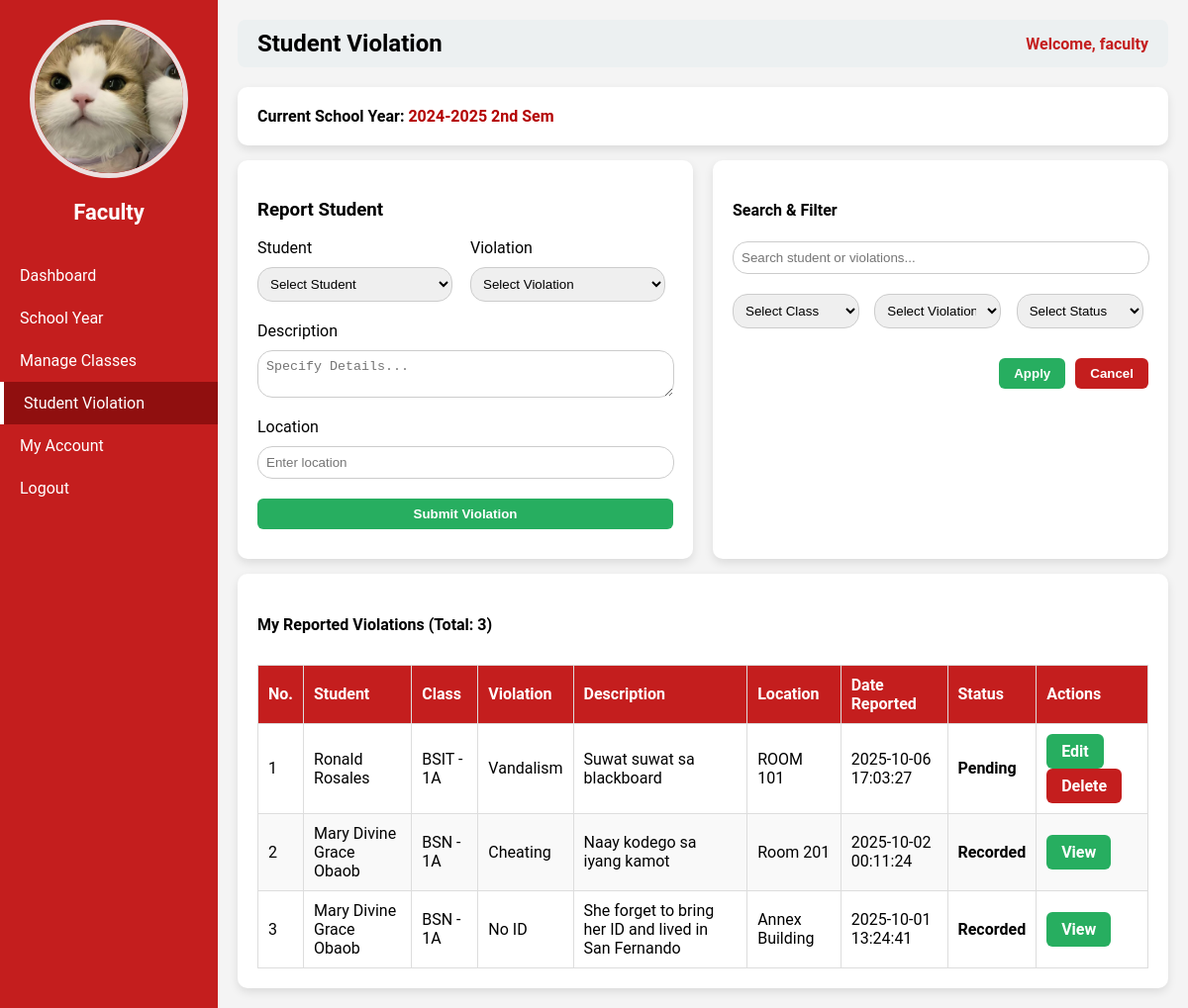
/faculty.php?page=student_violation (signed in), run on an earlier commit of the app's database.
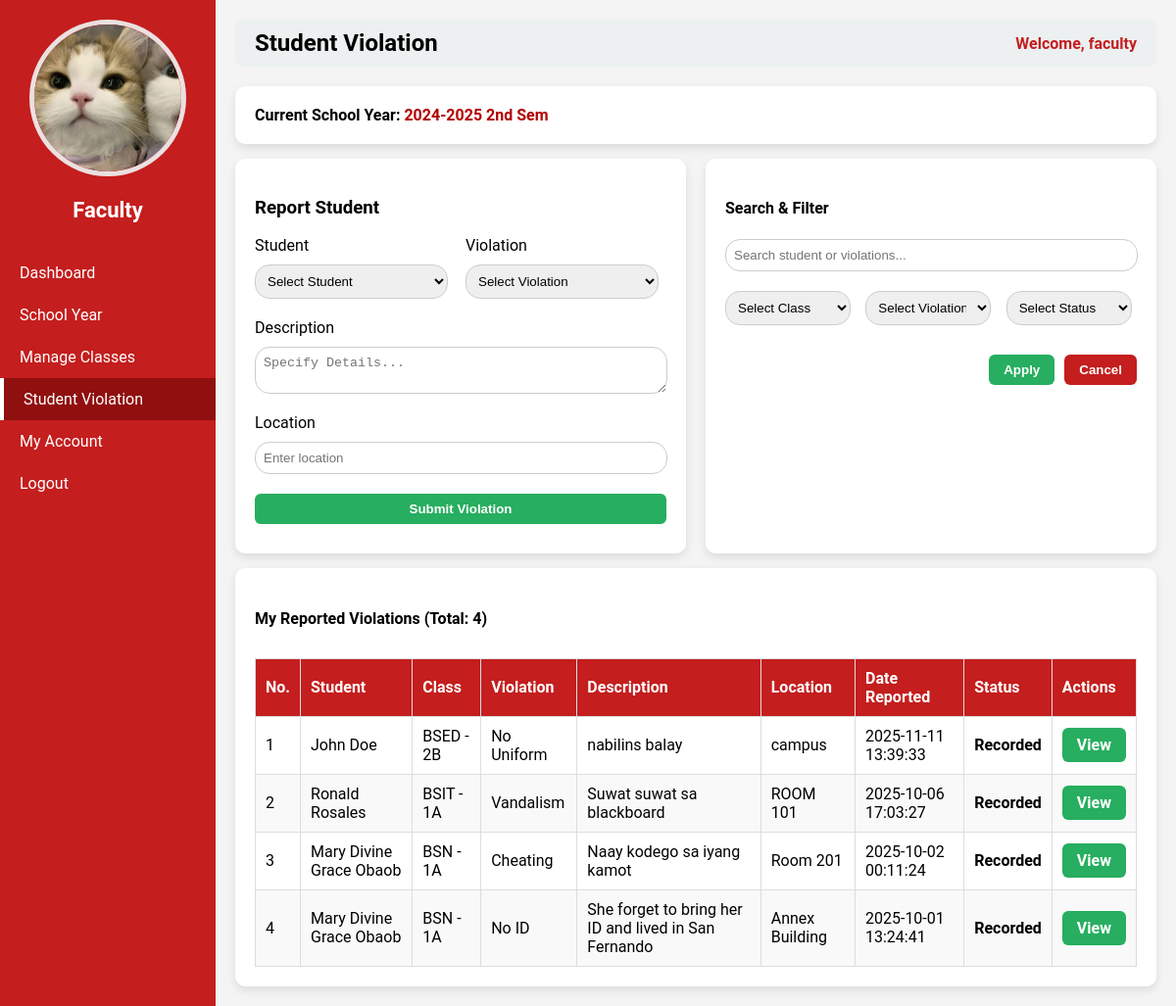
And on a later commit of the database.
### tables this page shows
CREATE TABLE `users` (
  `id` int(11) NOT NULL,
  `username` varchar(50) NOT NULL,
  `password` varchar(255) NOT NULL,
  `role` varchar(50) NOT NULL,
  `email` varchar(255) NOT NULL,
  `contact` varchar(50) NOT NULL,
  `status` varchar(50) NOT NULL,
  `img` varchar(255) NOT NULL
);

CREATE TABLE `school_years` (
  `id` int(11) NOT NULL,
  `school_year` varchar(50) NOT NULL,
  `is_current` tinyint(1) DEFAULT 0
);

CREATE TABLE `student_violations` (
  `id` int(11) NOT NULL,
  `student_id` int(11) NOT NULL,
  `violation_id` int(11) NOT NULL,
  `description` text NOT NULL,
  `location` varchar(50) NOT NULL,
  `date_time` datetime NOT NULL DEFAULT current_timestamp(),
  `status` varchar(50) NOT NULL,
  `user_id` int(11) NOT NULL,
  `school_year_id` int(11) NOT NULL
);

CREATE TABLE `students` (
  `id` int(11) NOT NULL,
  `first_name` varchar(50) NOT NULL,
  `last_name` varchar(50) NOT NULL,
  `school_year_id` int(11) NOT NULL,
  `program_id` int(11) NOT NULL,
  `year_level_id` int(11) NOT NULL,
  `section_id` int(11) NOT NULL,
  `address` varchar(100) NOT NULL,
  `contact` varchar(20) NOT NULL,
  `img` varchar(255) NOT NULL,
  `user_id` int(11) NOT NULL
);

CREATE TABLE `programs` (
  `id` int(11) NOT NULL,
  `program_code` varchar(50) NOT NULL,
  `program_name` varchar(100) NOT NULL
);

CREATE TABLE `year_levels` (
  `id` int(11) NOT NULL,
  `year_level` varchar(50) NOT NULL,
  `year_code` varchar(50) NOT NULL
);

CREATE TABLE `sections` (
  `id` int(11) NOT NULL,
  `section_name` varchar(50) NOT NULL
);

CREATE TABLE `violations` (
  `id` int(11) NOT NULL,
  `violation` varchar(100) NOT NULL
);

### faculty_pages/student_violation.php (the view, shortened to what this page needs)
<?php
require __DIR__ . '/../db_connect.php';
$user_id = $_SESSION['user_id'];
$current_sy = $pdo->query("SELECT * FROM school_years WHERE is_current=1 LIMIT 1")->fetch(PDO::FETCH_ASSOC);
$current_sy_id = $current_sy['id'];
$edit_data = null;
$search = isset($_GET['search']) ? trim($_GET['search']) : '';
$studentViolations = [];
if ($search) {
    $stmt = $pdo->prepare("
        SELECT sv.id, s.first_name, s.last_name, p.program_code, yl.year_code AS year_level,
               sec.section_name, v.violation, sv.description, sv.location, sv.date_time, sv.status
        FROM student_violations sv
        JOIN students s ON sv.student_id = s.id
        JOIN programs p ON s.program_id = p.id
        JOIN year_levels yl ON s.year_level_id = yl.id
        JOIN sections sec ON s.section_id = sec.id
        JOIN violations v ON sv.violation_id = v.id
        WHERE sv.user_id = ? AND sv.school_year_id = ?
        AND (s.first_name LIKE ? OR s.last_name LIKE ? OR v.violation LIKE ?)
        ORDER BY sv.date_time DESC
    ");
    $stmt->execute([$user_id, $current_sy_id, "%$search%", "%$search%", "%$search%"]);
    $studentViolations = $stmt->fetchAll(PDO::FETCH_ASSOC);
    logAction($pdo, $user_id, "Searched violations for: $search");
} else {
    $stmt = $pdo->prepare("
        SELECT sv.id, s.first_name, s.last_name, p.program_code, yl.year_code AS year_level,
               sec.section_name, v.violation, sv.description, sv.location, sv.date_time, sv.status
        FROM student_violations sv
        JOIN students s ON sv.student_id = s.id
        JOIN programs p ON s.program_id = p.id
        JOIN year_levels yl ON s.year_level_id = yl.id
        JOIN sections sec ON s.section_id = sec.id
        JOIN violations v ON sv.violation_id = v.id
        WHERE sv.user_id = ? AND sv.school_year_id = ?
        ORDER BY sv.date_time DESC
    ");
    $stmt->execute([$user_id, $current_sy_id]);
    $studentViolations = $stmt->fetchAll(PDO::FETCH_ASSOC);
}
$totalViolations = count($studentViolations);
?>
<div class="container small-container">
    <h3>Current School Year: <span style="color:#b30000;"><?= htmlspecialchars($current_sy['school_year']); ?></span></h3>
</div>
<div class="two-column">
    <div class="container">
        <h3>Report Student</h3>
<form method="POST" class="form-box">
    <div class="form-row">
        <div>
            <label>Student</label>
            <select name="student_id" id="studentSelect" required>
                <option value="">Select Student</option>
            </select>
        </div>
        <div>
            <label>Violation</label>
            <select name="violation_id" id="violationSelect" required>
                <option value="">Select Violation</option>
            </select>
        </div>
    </div>
    <label>Description</label>
    <textarea name="description" placeholder="Specify Details..."><?= $edit_data['description'] ?? '' ?></textarea>
    <label>Location</label>
    <input type="text" name="location" required placeholder="Enter location"
           value="<?= $edit_data['location'] ?? '' ?>">
    <?php if ($edit_data): ?>
        <button type="submit" name="save_violation" class="btn btn-primary">Update Violation</button>
        <a href="faculty.php?page=student_violation" class="btn btn-secondary">Cancel</a>
    <?php else: ?>
        <button type="submit" name="add_violation" class="btn btn-primary">Submit Violation</button>
    <?php endif; ?>
</form>
    </div>
    <div class="container">
        <h4>Search & Filter</h4>
        <div class="form-box filter-grid">
            <input type="text" id="violationSearch" placeholder="Search student or violations...">
            <select id="filterClass">
                <option value="">Select Class</option>
            </select>
            <select id="filterViolation">
                <option value="">Select Violation</option>
            </select>
            <select id="filterStatus">
                <option value="">Select Status</option>
            </select>
            <div class="filter-buttons">
                <button type="button" class="btn" onclick="applyFilters()">Apply</button>
                <button type="button" class="btn btn-secondary" onclick="cancelFilters()">Cancel</button>
            </div>
        </div>
    </div>
</div>
<div class="container">
    <h4>My Reported Violations (Total: <?= $totalViolations ?>)</h4>
    <table class="styled-table" id="violationTable">
        <thead>
            <tr>
                <th>No.</th>
                <th>Student</th>
                <th>Class</th>
                <th>Violation</th>
                <th>Description</th>
                <th>Location</th>
                <th>Date Reported</th>
                <th>Status</th>
                <th>Actions</th>
            </tr>
        </thead>
        <tbody>
            <?php if ($totalViolations > 0): ?>
                <?php foreach ($studentViolations as $i => $v): ?>
                    <tr>
                        <td><?= $i + 1 ?></td>
                        <td><?= htmlspecialchars($v['first_name'] . " " . $v['last_name']); ?></td>
                        <td>
                            <?= htmlspecialchars($v['program_code']) ?> -
                            <?= htmlspecialchars($v['year_level']) ?><?= htmlspecialchars($v['section_name']) ?>
                        </td>
                        <td><?= htmlspecialchars($v['violation']); ?></td>
                        <td><?= htmlspecialchars($v['description']); ?></td>
                        <td><?= htmlspecialchars($v['location']); ?></td>
                        <td><?= htmlspecialchars($v['date_time']); ?></td>
                        <td><strong><?= htmlspecialchars($v['status']); ?></strong></td>
                        <td>
                            <?php if ($v['status'] === 'Pending'): ?>
                                <a href="faculty.php?page=student_violation&edit_id=<?= $v['id'] ?>" class="btn btn-sm btn-primary">Edit</a>
                                <a href="faculty.php?page=student_violation&delete_id=<?= $v['id'] ?>"
                                onclick="return confirm('Are you sure you want to delete this violation?');"
                                class="btn btn-sm btn-secondary">Delete</a>
                            <?php elseif ($v['status'] === 'Recorded'): ?>
                                <a href="printindividual.php?id=<?= $v['id'] ?>" class="btn btn-sm btn-primary">View</a>
                            <?php else: ?>
                                <em>N/A</em>
                            <?php endif; ?>
                        </td>
                    </tr>
                <?php endforeach; ?>
            <?php else: ?>
                <tr><td colspan="8" style="text-align:center;">No violations recorded yet.</td></tr>
            <?php endif; ?>
        </tbody>
    </table>
</div>

### faculty.php (shortened to what this page needs)
<?php
require 'db_connect.php';
$id = $_SESSION['user_id'];
$stmt = $pdo->prepare("SELECT * FROM users WHERE id=?");
$stmt->execute([$id]);
$user = $stmt->fetch(PDO::FETCH_ASSOC);
$page = isset($_GET['page']) ? $_GET['page'] : 'dashboard';
?>
<!DOCTYPE html>
<html>
<head>
</head>
<body>
<div class="sidebar">
    <div class="column profile-photo">
        <?php if (!empty($user['img'])): ?>
            <img src="<?php echo htmlspecialchars($user['img']); ?>" alt="Profile Image">
        <?php else: ?>
            <img src="default.png" alt="Profile Image">
        <?php endif; ?>
    </div>
    <h2>Faculty</h2>
    <a href="?page=dashboard" class="<?= $page == 'dashboard' ? 'active' : '' ?>">Dashboard</a>
    <a href="?page=manage_school_year" class="<?= $page == 'manage_school_year' ? 'active' : '' ?>">School Year</a>
    <a href="?page=manage_classes" class="<?= $page == 'manage_classes' ? 'active' : '' ?>">Manage Classes</a>
    <a href="?page=student_violation" class="<?= $page == 'student_violation' ? 'active' : '' ?>">Student Violation</a>
    <a href="?page=my_account" class="<?= $page == 'my_account' ? 'active' : '' ?>">My Account</a>
    <a href="logout.php" onclick="return confirm('Are you sure you want to log out?');">Logout</a>
</div>
<div class="main-content">
    <div class="header">
        <h2><?php echo ucwords(str_replace('_',' ', $page)); ?></h2>
        <span>Welcome, <?php echo $_SESSION['username']; ?></span>
    </div>
    <div class="content" style="margin-top:20px;">
        <?php
        $pageFile = "faculty_pages/{$page}.php";
        if (file_exists($pageFile)) {
            include $pageFile;
        } else {
            echo "<p>Page not found.</p>";
        }
        ?>
    </div>
</div>
</body>
</html>

### faculty.php (style rules this page uses)
body { margin:0; font-family:'Roboto', sans-serif; background:#f4f4f4; }
.sidebar { position: fixed; top:0; left:0; width:220px; height:100%; background-color:#c41e1e; color:white; display:flex; flex-direction:column; padding-top:20px; }
.sidebar h2 { text-align:center; margin-bottom:30px; font-size:22px; }
.sidebar a { padding:12px 20px; text-decoration:none; color:white; display:block; transition:0.3s; }
.sidebar a.active { background-color: #900f0f; border-left: 4px solid #fff; }
.main-content { margin-left:220px; padding:20px; }
.header { display:flex; justify-content:space-between; align-items:center; background:#ecf0f1; padding:10px 20px; border-radius:8px; }
.header h2 { margin:0; }
.header span { font-weight: bold;color: #c41e1e; }
.profile-photo { text-align: center; }
.profile-photo img { width: 150px; height: 150px; object-fit: cover; border-radius: 50%; border: 5px solid #ebe0e0ff; }

### faculty_pages/student_violation.php (style rules this page uses)
.small-container { padding: 8px 15px; display: inline-block; width: auto; }
.small-container h3 { font-size: 16px; margin: 0; }
.two-column { display: flex; gap: 20px; align-items: stretch; margin-top: 15px; margin-bottom: 15px; }
.container { background: #fff; padding: 20px; border-radius: 10px; box-shadow: 0 4px 10px rgba(0,0,0,0.1); flex: 1; display: flex; flex-direction: column; }
.form-box { display: flex; flex-direction: column; gap: 10px; margin-bottom: 10px; }
.form-box select, .form-box textarea, .form-box input { padding: 8px; border: 1px solid #ccc; border-radius: 15px; margin-bottom: 10px; width: 96%; }
.form-box textarea { min-height: 20px; }
.form-row { display: grid; grid-template-columns: 1fr 1fr; gap: 10px; }
.form-row > div { display: flex; flex-direction: column; gap: 10px; }
.filter-grid { display: grid; grid-template-columns: repeat(3, 1fr); gap: 10px; }
.filter-grid input { grid-column: span 3; }
.filter-buttons { grid-column: span 3; display: flex; gap: 10px; margin-top: 10px; justify-content: flex-end; }
.btn { padding: 8px 15px; border: none; border-radius: 6px; cursor: pointer; font-weight: bold; color: white; background: #27ae60; }
.btn-secondary { background: #c41e1e; color: white; }
a.btn { text-decoration: none; display: inline-block; text-align: center; }
.styled-table { width: 100%; border-collapse: collapse; margin-top: 10px; }
.styled-table th, .styled-table td { border: 1px solid #ddd; padding: 10px; text-align: left; }
.styled-table th { background: #c41e1e; color: white; }
.styled-table tr:nth-child(even) { background: #f9f9f9; }

What changed in the data, as far as the page shows it:
added student_violations: student.last_name "John Doe", programs.program_code "BSED", year_levels.year_code "2", sections.section_name "B", violation.violation "No Uniform", description "nabilins balay", location "campus", date_time "2025-11-11 13:39:33", status "Recorded"
changed student_violations "Suwat suwat sa blackboard": status "Pending" → "Recorded"; status "Edit Delete" → "View"
Also different on the page:
$totalViolations: "3" → "4"
